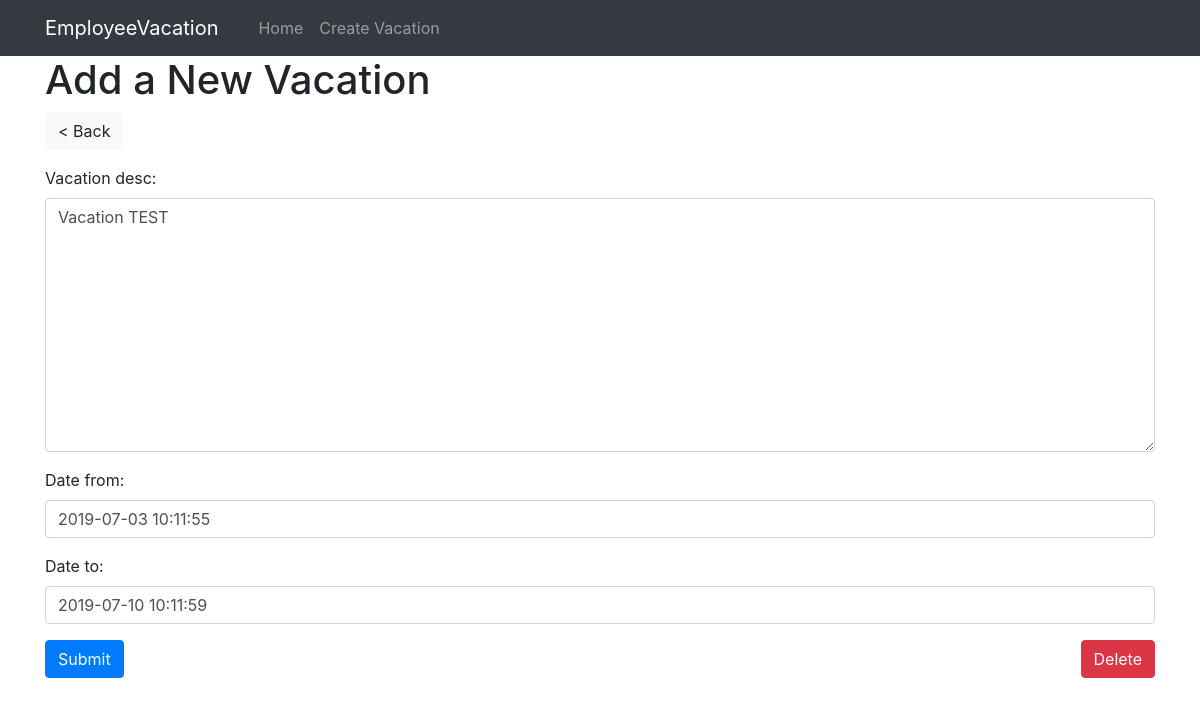
The app's page /update/1/ with its own data.
### Vacations/models.py (models this page shows, shortened)
class Vacation(models.Model):
    vacation_desc = models.TextField()
    date_from = models.DateTimeField('date from')
    date_to = models.DateTimeField('date to')

### Vacations/views.py (the view)
# urls.py: path('update/<int:id>/', update_vacation, name='update'),
def update_vacation(request, id):
    vacation = Vacation.objects.get(id=id)
    form = VacationForm(request.POST or None, instance=vacation)
    if form.is_valid():
        form.save()
        return redirect('/')
    return render(request, 'vacations/vacations-form.html', {'form': form, 'vacation': vacation})

### Vacations/forms.py
class VacationForm(forms.ModelForm):
    class Meta:
        model = Vacation
        fields = ['vacation_desc', 'date_from', 'date_to']

### Vacations/templates/vacations/vacations-form.html (shortened to what this page needs)
{% extends './base.html' %}
{% block content %}
    <h1>Add a New Vacation</h1>
    <a href="{% url 'vacations:list_vacations' %}" class="btn btn-light mb-3">< Back</a>
    {% load widget_tweaks %}
    <form method="post" novalidate>
        {% for field in form.visible_fields %}
        <div class="form-group">
            {{ field.label_tag }}
            {% if form.is_bound %}
            {% if field.errors %}
                {% render_field field class="form-control is-invalid" %}
            {% for error in field.errors %}
            <div class="invalid-feedback">
                {{ error }}
            </div>
            {% endfor %}
            {% else %}
                {% render_field field class="form-control is-valid" %}
            {% endif %}
            {% else %}
                {% render_field field class="form-control" %}
            {% endif %}
        </div>
        {% endfor %}
        <button type="submit" class="btn btn-primary">Submit</button>
        {% if vacation %}
            <a href="{% url 'vacations:delete' vacation.id %}" class="btn btn-danger float-right">Delete</a>
        {% endif %}
    </form>
{% endblock %}

### records on screen
Vacation: vacation_desc "Vacation TEST" "2019-07-03 10:11:55" "2019-07-10 10:11:59"

### other values on screen
{{ field.label_tag }} "Vacation desc:" "Date from:" "Date to:"
